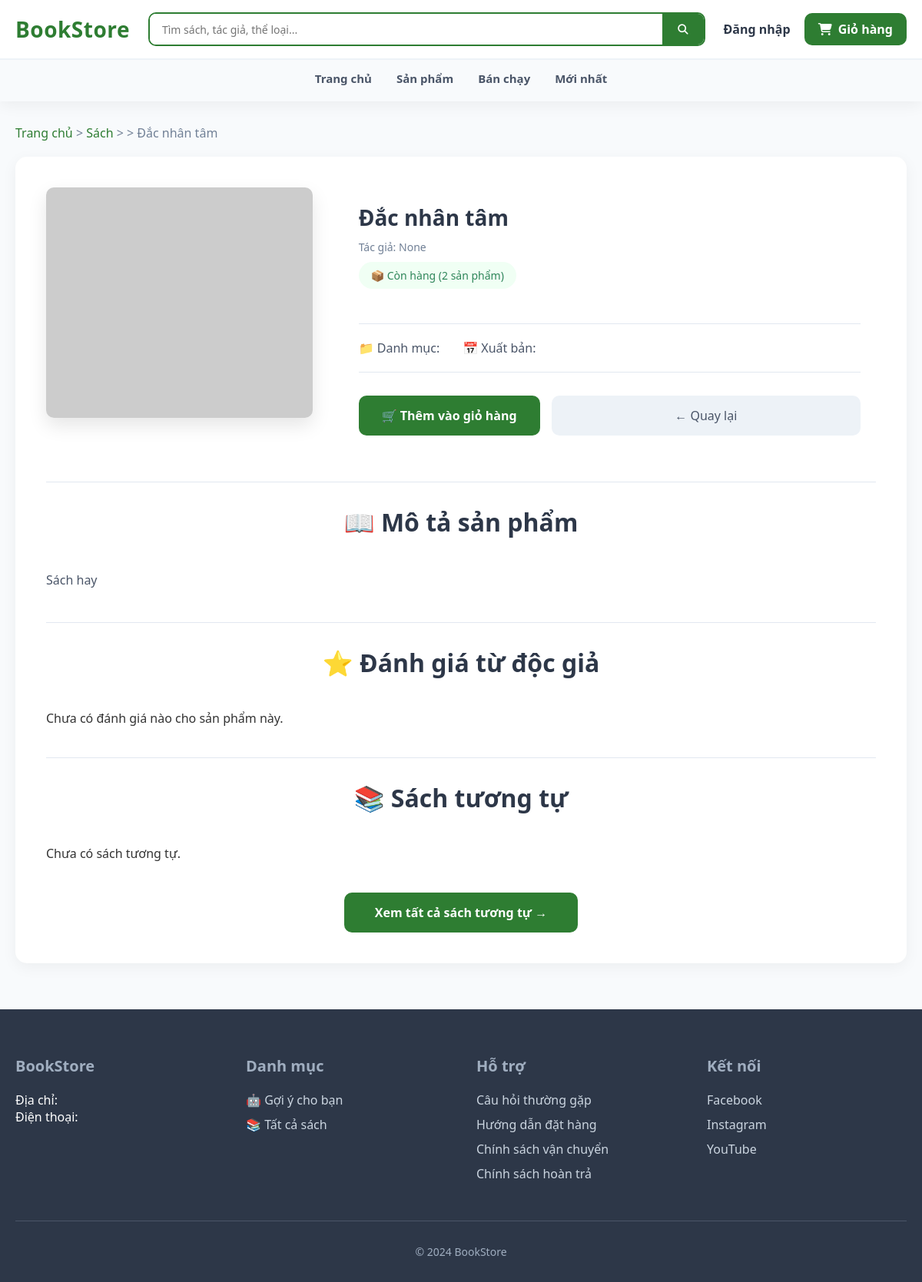
Screenshot of /book/1/ with the database file from the repository.
### apps/book/models.py (models this page shows, shortened)
class Book(models.Model):
    title = models.CharField(max_length=255)
    slug = models.SlugField(max_length=255, unique=True)
    description = models.TextField(blank=True)
    price = models.DecimalField(max_digits=10, decimal_places=2)
    sale_price = models.DecimalField(max_digits=10, decimal_places=2, blank=True, null=True)
    stock = models.IntegerField(default=0)
    category = models.ForeignKey(Category, on_delete=models.SET_NULL, null=True, blank=True, related_name="books")
    author = models.ForeignKey(Author, on_delete=models.SET_NULL, null=True, blank=True, related_name="books")
    created_at = models.DateTimeField(auto_now_add=True)
    updated_at = models.DateTimeField(auto_now=True)
    average_rating = models.FloatField(default=0)  # Cache để hiển thị nhanh (cập nhật khi có review)

### apps/book/views.py (the view)
# urls.py: path("<int:pk>/", BookDetailView.as_view(), name="book_detail"),
class BookDetailView(DetailView):
    model = Book
    template_name = "book/book_detail.html"
    context_object_name = "book"
    def get_context_data(self, **kwargs):
        ctx = super().get_context_data(**kwargs)
        book = self.object
        ctx["similar_books"] = BookRecommender.similar_books(book, limit=6)
        return ctx

### apps/book/ai/recommender.py (called while the page is built)
    @staticmethod
    def similar_books(book, limit=6):
        if not isinstance(book, Book):
            return Book.objects.none()
        qs = Book.objects.exclude(id=book.id)
        same_author = list(qs.filter(author=book.author)[:limit])
        if len(same_author) >= limit:
            return same_author[:limit]
        result = same_author
        if book.category:
            same_cat = list(qs.filter(category=book.category).exclude(id__in=[b.id for b in result])[:limit - len(result)])
            result.extend(same_cat)
        if len(result) >= limit:
            return result[:limit]
        more = list(qs.exclude(id__in=[b.id for b in result])
                    .annotate(avg_rating=Avg("reviews__rating"))
                    .order_by("-avg_rating")[:limit - len(result)])
        result.extend(more)
        return result[:limit]

### templates/book/book_detail.html (shortened to what this page needs)
{% load static %}
<!DOCTYPE html>
<html lang="vi">
  <head>
    <link rel="stylesheet" href="{% static 'book/book_detail.css' %}">
    <link rel="stylesheet" href="{% static 'home/home.css' %}">
    <link rel="stylesheet"
    href="https://cdnjs.cloudflare.com/ajax/libs/font-awesome/6.5.1/css/all.min.css">
  </head>
  <body>
<header class="header">
    <div class="header-top">
        <div class="header-container">
            <a href="{% url 'home:home' %}" class="logo">
                <div class="logo-text">BookStore</div>
            </a>
            <form action="{% url 'book:book_list' %}" method="get" class="search-bar">
                <input
                    type="text"
                    name="search"
                    placeholder="Tìm sách, tác giả, thể loại..."
                    value="{{ request.GET.search|default:'' }}"
                >
                <button type="submit">
                    <i class="fa-solid fa-magnifying-glass"></i>
                </button>
            </form>
            <div class="header-actions">
                {% if user.is_authenticated %}
                    <span class="hello-user">
                        Xin chào, <b>{{ user.username }}</b>
                    </span>
                    <form action="{% url 'user:logout' %}" method="post" style="display:inline;">
                        {% csrf_token %}
                        <button type="submit" class="login-btn logout-btn">
                            Đăng xuất
                        </button>
                    </form>
                {% else %}
                    <a href="{% url 'user:login' %}" class="login-btn">
                        Đăng nhập
                    </a>
                {% endif %}
                <a href="{% url 'cart:cart_detail' %}" class="cart-btn">
                    <i class="fa-solid fa-cart-shopping"></i>
                    Giỏ hàng
                </a>
            </div>
        </div>
    </div>
    <div class="header-bottom">
        <nav class="nav-links">
            <a href="{% url 'home:home' %}">Trang chủ</a>
            <a href="{% url 'book:book_list' %}">Sản phẩm</a>
            <a href="{% url 'book:book_list' %}?sort=bestseller">Bán chạy</a>
            <a href="{% url 'book:book_list' %}?sort=new">Mới nhất</a>
        </nav>
    </div>
</header>
    <main class="container">
      <div class="breadcrumb">
        <a href="{% url 'home:home' %}">Trang chủ</a> &gt;
        <a href="{% url 'book:book_list' %}">Sách</a> &gt;
        &gt;
        <span>{{ book.title }}</span>
      </div>
      <div class="book-detail">
        <div class="book-main">
          <div class="book-image">
            {% if book.cover_image %}
              <img src="{{ book.cover_image.url }}" alt="{{ book.title }}" />
            {% else %}
              <img src="https://via.placeholder.com/400x500?text=No+Image" alt="No Image" />
            {% endif %}
          </div>
          <div class="book-info">
            <h1>{{ book.title }}</h1>
            <div class="book-author">Tác giả: {{ book.author }}</div>
            {% if book.stock > 0 %}
              <span class="stock-status in-stock">
                📦 Còn hàng ({{ book.stock }} sản phẩm)
              </span>
            {% else %}
              <span class="stock-status out-of-stock">⚠️ Hết hàng</span>
            {% endif %}
            <div class="book-meta">
              <div class="meta-item">
                📁 Danh mục: {{ book.category.name }}
              </div>
              <div class="meta-item">
                📅 Xuất bản: {{ book.published_date|date:"d/m/Y" }}
              </div>
            </div>
            <div class="action-buttons">
              {% if book.stock > 0 %}
                <form method="POST" action="{% url 'cart:add_to_cart' book.id %}">
                  <button type="submit" class="btn-primary">
                    🛒 Thêm vào giỏ hàng
                  </button>
                </form>
              {% else %}
                <button class="btn-primary" disabled>Hết hàng</button>
              {% endif %}
              <button class="btn-secondary"
                      onclick="window.location.href='{% url 'book:book_list' %}'">
                ← Quay lại
              </button>
            </div>
          </div>
        </div>
        <div class="section">
          <h2 class="section-title">📖 Mô tả sản phẩm</h2>
          <div class="description">
            {{ book.description|linebreaks }}
          </div>
        </div>
        <div class="section">
          <h2 class="section-title">⭐ Đánh giá từ độc giả</h2>
          <div class="reviews-container">
            {% for review in book.reviews.all %}
              <div class="review-item">
                <strong>{{ review.user.username }}</strong>
                – {{ review.rating }}/5
                <p>{{ review.content }}</p>
                <small>{{ review.created_at|date:"d/m/Y H:i" }}</small>
              </div>
            {% empty %}
              <p>Chưa có đánh giá nào cho sản phẩm này.</p>
            {% endfor %}
          </div>
        </div>
        <div class="section">
            <h2 class="section-title">📚 Sách tương tự</h2>
            <div class="books-grid">
                {% for b in similar_books %}
                    <div class="book-card">
                        <a href="{% url 'book:detail' b.id %}">
                            <div class="book-image">
                                {% if b.images.first %}
                                    <img src="{{ b.images.first.image.url }}" alt="{{ b.title }}">
                                {% else %}
                                    <img src="https://via.placeholder.com/200x300?text=No+Image">
                                {% endif %}
                            </div>
                        </a>
                        <div class="book-info">
                            <div class="book-title">{{ b.title }}</div>
                            <div class="book-price">
                                {{ b.get_display_price|floatformat:0 }} đ
                            </div>
                        </div>
                    </div>
                {% empty %}
                    <p>Chưa có sách tương tự.</p>
                {% endfor %}
            </div>
            <div style="text-align:center; margin-top:30px;">
                <a href="{% url 'book:similar_books' book.id %}" class="view-all-btn">
                    Xem tất cả sách tương tự →
                </a>
            </div>
        </div>
      </div>
    </main>
<footer class="footer">
    <div class="footer-container">
        <div class="footer-grid">
            <div class="footer-section">
                <h3>BookStore</h3>
                <p class="footer-text">
                    Địa chỉ: <br>
                    Điện thoại:
                </p>
            </div>
            <div class="footer-section">
                <h3>Danh mục</h3>
                <ul>
                    <li>
                        <a href="{% url 'book:recommend_user' %}">
                            🤖 Gợi ý cho bạn
                        </a>
                    </li>
                    <li>
                        <a href="{% url 'book:book_list' %}">
                            📚 Tất cả sách
                        </a>
                    </li>
                </ul>
            </div>
            <div class="footer-section">
                <h3>Hỗ trợ</h3>
                <ul>
                    <li><a href="#">Câu hỏi thường gặp</a></li>
                    <li><a href="#">Hướng dẫn đặt hàng</a></li>
                    <li><a href="#">Chính sách vận chuyển</a></li>
                    <li><a href="#">Chính sách hoàn trả</a></li>
                </ul>
            </div>
            <div class="footer-section">
                <h3>Kết nối</h3>
                <ul>
                    <li><a href="#">Facebook</a></li>
                    <li><a href="#">Instagram</a></li>
                    <li><a href="#">YouTube</a></li>
                </ul>
            </div>
        </div>
        <p class="copyright">© 2024 BookStore</p>
    </div>
</footer>
  </body>
</html>

### static/book/book_detail.css (style rules this page uses)
* { margin: 0; padding: 0; box-sizing: border-box; font-family: "Segoe UI", Tahoma, Geneva, Verdana, sans-serif; }
body { background: #f8fafc; color: #333; }
.header { background: white; box-shadow: 0 2px 15px rgba(0, 100, 0, 0.08); position: sticky; top: 0; z-index: 1000; }
.header-container { max-width: 1200px; margin: 0 auto; padding: 15px 20px; display: flex; justify-content: space-between; align-items: center; }
.logo { display: flex; align-items: center; text-decoration: none; color: #2e7d32; }
.logo-text { font-size: 24px; font-weight: 700; }
.nav-links { display: flex; gap: 30px; }
.nav-links a { text-decoration: none; color: #4a5568; font-weight: 500; transition: color 0.3s; }
.header-actions { display: flex; align-items: center; gap: 20px; }
.cart-btn { background: #2e7d32; color: white; border: none; padding: 10px 20px; border-radius: 8px; cursor: pointer; font-weight: 500; text-decoration: none; display: inline-block; }
.container { max-width: 1200px; margin: 30px auto; padding: 0 20px; }
.breadcrumb { margin-bottom: 20px; color: #718096; }
.breadcrumb a { color: #2e7d32; text-decoration: none; }
.book-detail { background: white; border-radius: 15px; padding: 40px; box-shadow: 0 5px 20px rgba(0, 0, 0, 0.05); }
.book-main { display: grid; grid-template-columns: 1fr 2fr; gap: 40px; margin-bottom: 40px; }
.book-image { border-radius: 10px; overflow: hidden; box-shadow: 0 10px 25px rgba(0, 0, 0, 0.1); }
.book-image img { width: 100%; height: auto; display: block; }
.book-info h1 { font-size: 28px; color: #2d3748; margin-bottom: 10px; }
.book-author { font-size: 18px; color: #718096; margin-bottom: 20px; }
.stock-status { display: inline-block; padding: 8px 16px; border-radius: 20px; font-size: 14px; font-weight: 500; margin-bottom: 20px; }
.in-stock { background: #f0fff4; color: #2f855a; }
.book-meta { display: flex; gap: 30px; margin: 25px 0; padding: 20px 0; border-top: 1px solid #e2e8f0; border-bottom: 1px solid #e2e8f0; }
.meta-item { display: flex; align-items: center; gap: 10px; color: #4a5568; }
.action-buttons { display: flex; gap: 15px; margin-top: 30px; }
.btn-primary { background: #2e7d32; color: white; border: none; padding: 15px 30px; border-radius: 10px; cursor: pointer; font-size: 16px; font-weight: 600; flex: 1; transition: all 0.3s; }
.btn-secondary { background: #edf2f7; color: #4a5568; border: none; padding: 15px 30px; border-radius: 10px; cursor: pointer; font-size: 16px; font-weight: 500; flex: 1; transition: all 0.3s; }
.section { margin-top: 40px; padding-top: 30px; border-top: 1px solid #e2e8f0; }
.section-title { font-size: 24px; color: #2d3748; margin-bottom: 20px; }
.description { line-height: 1.8; color: #4a5568; }
.reviews-container { max-height: 400px; overflow-y: auto; padding-right: 15px; }
.footer { background: #2d3748; color: white; padding: 40px 0; margin-top: 60px; }
.footer-container { max-width: 1200px; margin: 0 auto; padding: 0 20px; }

### rows the page displays
Book: title "Đắc nhân tâm", author "None", stock "2", description "Sách hay"
